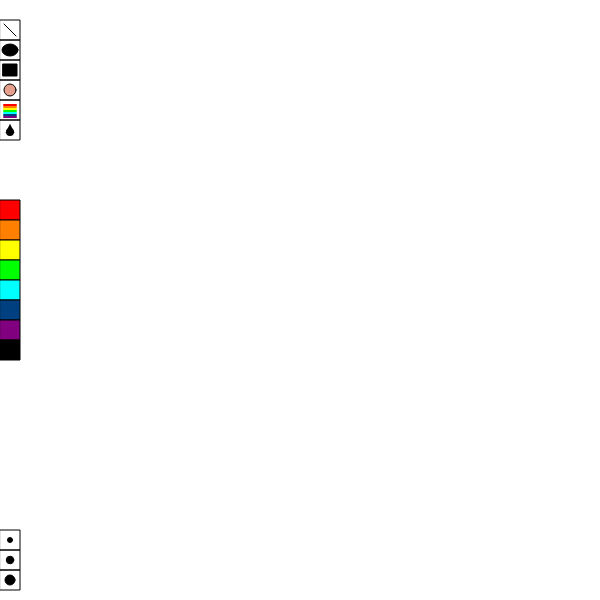
Frame 1 (no input)
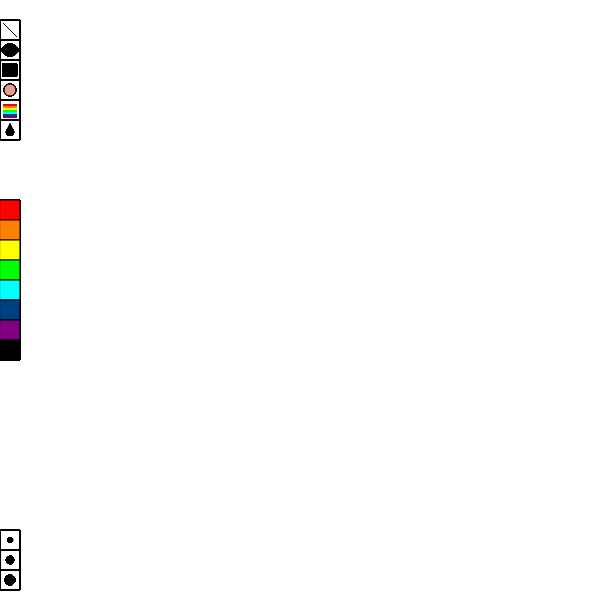
Frame 60 (no input)
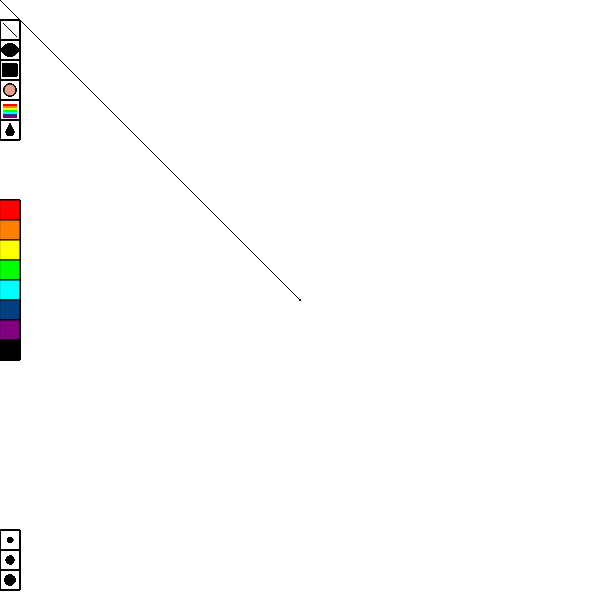
Frame 120 (the mouse pressed at the canvas centre since frame 60)

The p5.js sketch that drew these frames (run headless with seeded random() and noise() and a simulated clock; from frame 60 on, the mouse is pressed at the canvas centre):

// p5.js sketch
// ── sketch.js
let penwidth = 1; //default
let pen = 1; //defalut:line
let r = 0,
  g = 0,
  b = 0; //color default:black
function drawRaindrop(penwidth,x,y)
{
  strokeWeight(penwidth);
  stroke(r,g,b);
  fill(r,g,b);
  ellipse(x,y,3 * penwidth,3 * penwidth);
  triangle(x-1.5*penwidth,y,x+1.5*penwidth,y,x,y-3 * penwidth);
}
function drawRainbow(penwidth, px, py, x, y) {
  strokeWeight(penwidth);
  stroke(255, 0, 0);
  line(px, py, x, y);
  py = py + penwidth;
  y = y + penwidth;
  stroke(255, 128, 0);
  line(px, py, x, y);
  py = py + penwidth;
  y = y + penwidth;
  stroke(255, 255, 0);
  line(px, py, x, y);
  py = py + penwidth;
  y = y + penwidth;
  stroke(0, 255, 0);
  line(px, py, x, y);
  py = py + penwidth;
  y = y + penwidth;
  stroke(0, 255, 255);
  line(px, py, x, y);
  py = py + penwidth;
  y = y + penwidth;
  stroke(0, 64, 128);
  line(px, py, x, y);
  py = py + penwidth;
  y = y + penwidth;
  stroke(128, 0, 128);
  line(px, py, x, y);
  py = py + penwidth;
  y = y + penwidth;
}

function setup() {
  createCanvas(600, 600);
  background(255);
}

function draw() {
  fill(0);
  stroke(0);
  strokeWeight(1);
  textSize(20);
  //area to select shapes
  noFill();
  rect(0, 20, 20, 20);
  rect(0, 40, 20, 20);
  rect(0, 60, 20, 20);
  rect(0, 80, 20, 20);
  rect(0, 100, 20, 20);
  rect(0, 120, 20, 20);
  fill(255, 0, 0); //red
  rect(0, 200, 20, 20);
  fill(255, 128, 0); //orange
  rect(0, 220, 20, 20);
  fill(255, 255, 0); //yellow
  rect(0, 240, 20, 20);
  fill(0, 255, 0); //green
  rect(0, 260, 20, 20);
  fill(0, 255, 255); //blue
  rect(0, 280, 20, 20);
  fill(0, 64, 128); //indigo
  rect(0, 300, 20, 20);
  fill(128, 0, 128); //purple
  rect(0, 320, 20, 20);
  fill(0); //purple
  rect(0, 340, 20, 20);

  noFill();
  rect(0, 530, 20, 20);
  rect(0, 550, 20, 20);
  rect(0, 570, 20, 20);
  stroke(r,g,b);
  fill(r,g,b);
  //shapes
  line(4, 24, 16, 36);
  ellipse(10, 50, 16, 12);
  rect(3, 64, 14, 12);
  fill(228, 160, 140);
  stroke(0);
  ellipse(10, 90, 12, 12);
  //TO DO//
  //RAIN
  drawRainbow(2, 4, 105, 16, 105);
  drawRaindrop(2,10,132);
  strokeWeight(1);
  //eara to select penwidth
  fill(0);
  stroke(0);
  ellipse(10, 540, 5, 5);
  ellipse(10, 560, 7.5, 7.5);
  ellipse(10, 580, 10, 10);


  if (mouseIsPressed) {
    var px = pmouseX,
      py = pmouseY,
      x = mouseX,
      y = mouseY;
    if (x < 20) {
      if (y > 530 && y < 550) penwidth = 1;
      else if (y > 550 && y < 570) penwidth = 3;
      else if (y > 570 && y < 590) penwidth = 5;
      else if (y > 20 && y < 40) pen = 1;
      else if (y > 40 && y < 60) pen = 2;
      else if (y > 60 && y < 80) pen = 3;
      else if (y > 80 && y < 100) pen = 4;
      else if (y > 100 && y < 120) pen = 5;
      else if (y > 120 && y< 140) pen = 6;
      //select color
      else if (y > 200 && y < 220) {
        r = 255;
        g = 0;
        b = 0; //red
      } else if (y > 220 && y < 240) {
        r = 255;
        g = 128;
        b = 0; //orange
      } else if (y > 240 && y < 260) {
        r = 255;
        g = 255;
        b = 0; //yellow
      } else if (y > 260 && y < 280) {
        r = 0;
        g = 255;
        b = 0; //green
      } else if (y > 280 && y < 300) {
        r = 0;
        g = 255;
        b = 255; //blue
      } else if (y > 300 && y < 320) {
        r = 0;
        g = 64;
        b = 128;
      } //indigo
      else if (y > 320 && y < 340) {
        r = 128;
        g = 0;
        b = 128;
      } //purple
      else if (y > 340 && y < 360) {
        r = 0;
        g = 0;
        b = 0;
      } //BLACK
    } else {//paint
      if (pen == 1) {
        strokeWeight(penwidth);
        stroke(r, g, b);
        line(px, py, x, y);
      } else if (pen == 2) {
        strokeWeight(penwidth);
        stroke(r, g, b);
        fill(r, g, b)
        ellipse(x, y, 3 * penwidth, 3 * penwidth);
      } else if (pen == 3) {
        strokeWeight(penwidth);
        stroke(r, g, b);
        fill(r, g, b)
        rect(x, y, 3 * penwidth, 3 * penwidth);
      } else if (pen == 4) {
        noStroke();
        fill(255);
        ellipse(x, y, 3 * penwidth, 3 * penwidth);
      } else if (pen == 5)
        drawRainbow(penwidth, px, py, x, y);
      else if (pen == 6)
        drawRaindrop(penwidth,x,y);
      
    }
  }
  //use esc to empty canvas
  if (keyIsPressed)
    if (keyCode == ESCAPE) {
      background(255);
    }
}
